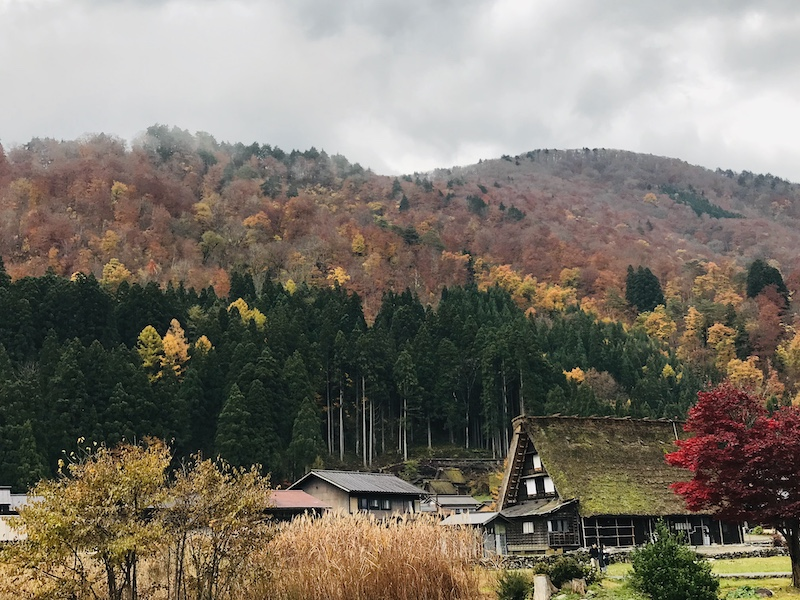
#> input picture basic/demo.jpeg, 800 x 600 px
$ python openfile.py
#> lines starting #> are read from the running program, lines starting #| are printed output that depends on the picture
import cv2

frame = cv2.imread('demo.jpeg', 0)
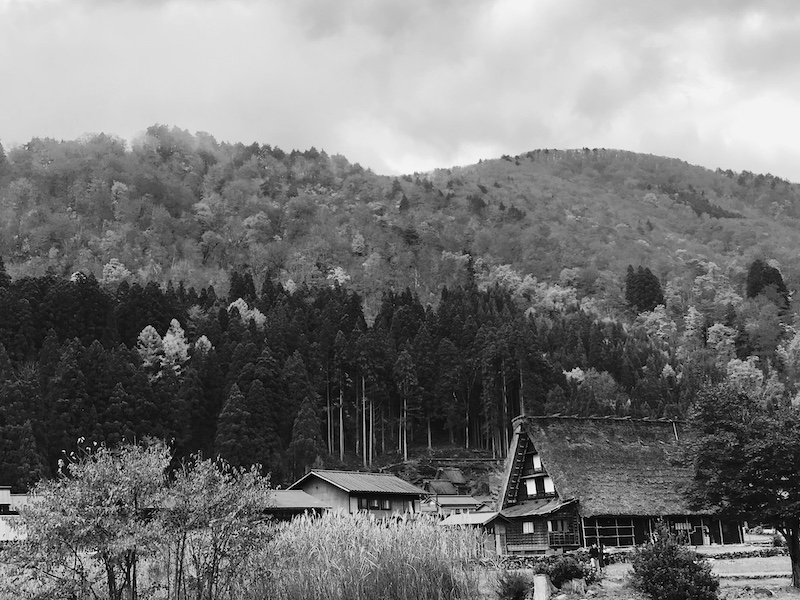
#> frame: shape (600, 800); min 0, max 255, mean 118.7
frame = cv2.resize(frame, (5, 3))
#> frame = [[214, 214, 219, 220, 240], [29, 182, 51, 130, 119], [89, 152, 27, 92, 25]]
cv2.imshow('image', frame)
print(frame)
#| [[214 214 219 220 240]
#|  [ 29 182  51 130 119]
#|  [ 89 152  27  92  25]]

cv2.waitKey(0)
cv2.destroyAllWindows()
